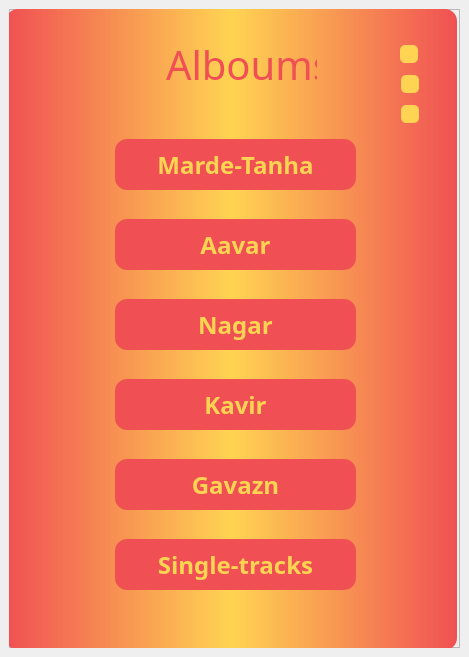
<?xml version="1.0" encoding="UTF-8"?>
<ui version="4.0">
 <class>MainWindow</class>
 <widget class="QMainWindow" name="MainWindow">
  <property name="geometry">
   <rect>
    <x>0</x>
    <y>0</y>
    <width>469</width>
    <height>657</height>
   </rect>
  </property>
  <property name="windowTitle">
   <string>MainWindow</string>
  </property>
  <widget class="QWidget" name="centralwidget">
   <layout class="QHBoxLayout" name="horizontalLayout">
    <item>
     <widget class="QFrame" name="frame">
      <property name="frameShape">
       <enum>QFrame::StyledPanel</enum>
      </property>
      <property name="frameShadow">
       <enum>QFrame::Raised</enum>
      </property>
      <widget class="QFrame" name="frame_2">
       <property name="geometry">
        <rect>
         <x>-3</x>
         <y>0</y>
         <width>451</width>
         <height>641</height>
        </rect>
       </property>
       <property name="cursor">
        <cursorShape>PointingHandCursor</cursorShape>
       </property>
       <property name="styleSheet">
        <string notr="true">background-color: qlineargradient(spread:pad, x1:0, y1:0, x2:1, y2:0, stop:0 #f05053,stop:0.5 #ffd452, stop:1 #f05053);

border-radius:12px;</string>
       </property>
       <property name="frameShape">
        <enum>QFrame::StyledPanel</enum>
       </property>
       <property name="frameShadow">
        <enum>QFrame::Raised</enum>
       </property>
       <widget class="QPushButton" name="pushButton_mard_tanha">
        <property name="geometry">
         <rect>
          <x>109</x>
          <y>130</y>
          <width>241</width>
          <height>51</height>
         </rect>
        </property>
        <property name="font">
         <font>
          <family>Dosis</family>
          <pointsize>18</pointsize>
          <weight>75</weight>
          <bold>true</bold>
         </font>
        </property>
        <property name="cursor">
         <cursorShape>PointingHandCursor</cursorShape>
        </property>
        <property name="styleSheet">
         <string notr="true">QPushButton{
  background-color :#f05053;
  color:#ffd452;
}
QPushButton:hover{
  background-color :#ffd452;
  color:#f05053;
}</string>
        </property>
        <property name="text">
         <string>Marde-Tanha</string>
        </property>
       </widget>
       <widget class="QLabel" name="label_alboums">
        <property name="geometry">
         <rect>
          <x>160</x>
          <y>10</y>
          <width>151</width>
          <height>91</height>
         </rect>
        </property>
        <property name="font">
         <font>
          <family>Dosis ExtraBold</family>
          <pointsize>30</pointsize>
         </font>
        </property>
        <property name="styleSheet">
         <string notr="true">background-color:none;
color:#f05053;</string>
        </property>
        <property name="text">
         <string>Alboums</string>
        </property>
       </widget>
       <widget class="QPushButton" name="pushButton_avar">
        <property name="geometry">
         <rect>
          <x>109</x>
          <y>210</y>
          <width>241</width>
          <height>51</height>
         </rect>
        </property>
        <property name="font">
         <font>
          <family>Dosis</family>
          <pointsize>18</pointsize>
          <weight>75</weight>
          <bold>true</bold>
         </font>
        </property>
        <property name="cursor">
         <cursorShape>PointingHandCursor</cursorShape>
        </property>
        <property name="styleSheet">
         <string notr="true">QPushButton{
  background-color :#f05053;
  color:#ffd452;
}
QPushButton:hover{
  background-color :#ffd452;
  color:#f05053;
}</string>
        </property>
        <property name="text">
         <string>Aavar</string>
        </property>
       </widget>
       <widget class="QPushButton" name="pushButton_kavir">
        <property name="geometry">
         <rect>
          <x>109</x>
          <y>370</y>
          <width>241</width>
          <height>51</height>
         </rect>
        </property>
        <property name="font">
         <font>
          <family>Dosis</family>
          <pointsize>18</pointsize>
          <weight>75</weight>
          <bold>true</bold>
         </font>
        </property>
        <property name="cursor">
         <cursorShape>PointingHandCursor</cursorShape>
        </property>
        <property name="styleSheet">
         <string notr="true">QPushButton{
  background-color :#f05053;
  color:#ffd452;
}
QPushButton:hover{
  background-color :#ffd452;
  color:#f05053;
}</string>
        </property>
        <property name="text">
         <string>Kavir</string>
        </property>
       </widget>
       <widget class="QPushButton" name="pushButton_negar">
        <property name="geometry">
         <rect>
          <x>109</x>
          <y>290</y>
          <width>241</width>
          <height>51</height>
         </rect>
        </property>
        <property name="font">
         <font>
          <family>Dosis</family>
          <pointsize>18</pointsize>
          <weight>75</weight>
          <bold>true</bold>
         </font>
        </property>
        <property name="cursor">
         <cursorShape>PointingHandCursor</cursorShape>
        </property>
        <property name="styleSheet">
         <string notr="true">QPushButton{
  background-color :#f05053;
  color:#ffd452;
}
QPushButton:hover{
  background-color :#ffd452;
  color:#f05053;
}</string>
        </property>
        <property name="text">
         <string>Nagar</string>
        </property>
       </widget>
       <widget class="QPushButton" name="pushButton_gavazn">
        <property name="geometry">
         <rect>
          <x>109</x>
          <y>450</y>
          <width>241</width>
          <height>51</height>
         </rect>
        </property>
        <property name="font">
         <font>
          <family>Dosis</family>
          <pointsize>18</pointsize>
          <weight>75</weight>
          <bold>true</bold>
         </font>
        </property>
        <property name="cursor">
         <cursorShape>PointingHandCursor</cursorShape>
        </property>
        <property name="styleSheet">
         <string notr="true">QPushButton{
  background-color :#f05053;
  color:#ffd452;
}
QPushButton:hover{
  background-color :#ffd452;
  color:#f05053;
}</string>
        </property>
        <property name="text">
         <string>Gavazn</string>
        </property>
       </widget>
       <widget class="QPushButton" name="pushButton_exit">
        <property name="geometry">
         <rect>
          <x>394</x>
          <y>36</y>
          <width>18</width>
          <height>18</height>
         </rect>
        </property>
        <property name="cursor">
         <cursorShape>PointingHandCursor</cursorShape>
        </property>
        <property name="styleSheet">
         <string notr="true">QPushButton{
  background-color :#ffd452;
  color:#f05053;
  border-radius:5px;
}
QPushButton:hover{
 background-color :#f05053;
  color:#ffd452;
} 
</string>
        </property>
        <property name="text">
         <string/>
        </property>
       </widget>
       <widget class="QPushButton" name="pushButton_min">
        <property name="geometry">
         <rect>
          <x>395</x>
          <y>66</y>
          <width>18</width>
          <height>18</height>
         </rect>
        </property>
        <property name="cursor">
         <cursorShape>PointingHandCursor</cursorShape>
        </property>
        <property name="styleSheet">
         <string notr="true">QPushButton{
  background-color :#ffd452;
  color:#f05053;
  border-radius:5px;
}
QPushButton:hover{
 background-color :#f05053;
  color:#ffd452;
} 
</string>
        </property>
        <property name="text">
         <string/>
        </property>
       </widget>
       <widget class="QPushButton" name="pushButton_back">
        <property name="geometry">
         <rect>
          <x>395</x>
          <y>96</y>
          <width>18</width>
          <height>18</height>
         </rect>
        </property>
        <property name="styleSheet">
         <string notr="true">QPushButton{
  background-color :#ffd452;
  color:#f05053;
  border-radius:5px;
}
QPushButton:hover{
 background-color :#f05053;
  color:#ffd452;
} 
</string>
        </property>
        <property name="text">
         <string/>
        </property>
       </widget>
       <widget class="QPushButton" name="pushButton_single">
        <property name="geometry">
         <rect>
          <x>109</x>
          <y>530</y>
          <width>241</width>
          <height>51</height>
         </rect>
        </property>
        <property name="font">
         <font>
          <family>Dosis</family>
          <pointsize>18</pointsize>
          <weight>75</weight>
          <bold>true</bold>
         </font>
        </property>
        <property name="cursor">
         <cursorShape>PointingHandCursor</cursorShape>
        </property>
        <property name="styleSheet">
         <string notr="true">QPushButton{
  background-color :#f05053;
  color:#ffd452;
}
QPushButton:hover{
  background-color :#ffd452;
  color:#f05053;
}</string>
        </property>
        <property name="text">
         <string>Single-tracks</string>
        </property>
       </widget>
      </widget>
     </widget>
    </item>
   </layout>
  </widget>
 </widget>
 <resources/>
 <connections>
  <connection>
   <sender>pushButton_exit</sender>
   <signal>clicked()</signal>
   <receiver>MainWindow</receiver>
   <slot>close()</slot>
   <hints>
    <hint type="sourcelabel">
     <x>357</x>
     <y>47</y>
    </hint>
    <hint type="destinationlabel">
     <x>204</x>
     <y>330</y>
    </hint>
   </hints>
  </connection>
  <connection>
   <sender>pushButton_min</sender>
   <signal>clicked()</signal>
   <receiver>MainWindow</receiver>
   <slot>showMinimized()</slot>
   <hints>
    <hint type="sourcelabel">
     <x>358</x>
     <y>77</y>
    </hint>
    <hint type="destinationlabel">
     <x>204</x>
     <y>330</y>
    </hint>
   </hints>
  </connection>
 </connections>
</ui>
